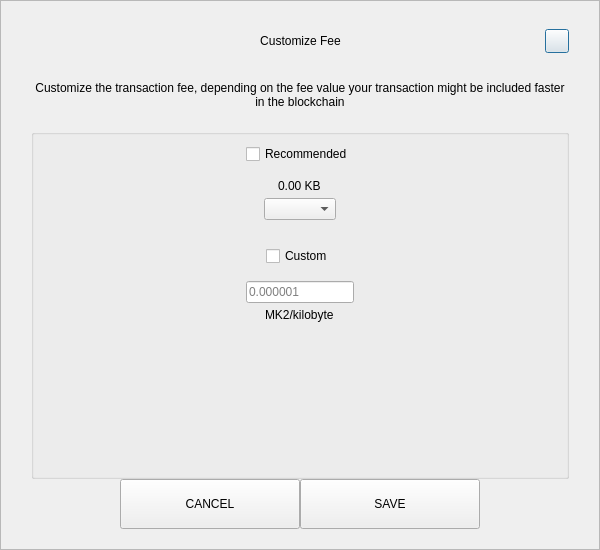
<?xml version="1.0" encoding="UTF-8"?>
<ui version="4.0">
 <class>SendCustomFeeDialog</class>
 <widget class="QDialog" name="SendCustomFeeDialog">
  <property name="geometry">
   <rect>
    <x>0</x>
    <y>0</y>
    <width>600</width>
    <height>550</height>
   </rect>
  </property>
  <property name="windowTitle">
   <string>Form</string>
  </property>
  <layout class="QVBoxLayout" name="verticalLayout_3">
   <property name="spacing">
    <number>0</number>
   </property>
   <property name="leftMargin">
    <number>0</number>
   </property>
   <property name="topMargin">
    <number>0</number>
   </property>
   <property name="rightMargin">
    <number>0</number>
   </property>
   <property name="bottomMargin">
    <number>0</number>
   </property>
   <item>
    <widget class="QFrame" name="frame">
     <property name="styleSheet">
      <string notr="true"/>
     </property>
     <property name="frameShape">
      <enum>QFrame::StyledPanel</enum>
     </property>
     <property name="frameShadow">
      <enum>QFrame::Raised</enum>
     </property>
     <layout class="QVBoxLayout" name="verticalLayout_2">
      <property name="spacing">
       <number>0</number>
      </property>
      <property name="leftMargin">
       <number>30</number>
      </property>
      <property name="topMargin">
       <number>20</number>
      </property>
      <property name="rightMargin">
       <number>30</number>
      </property>
      <property name="bottomMargin">
       <number>20</number>
      </property>
      <item>
       <layout class="QHBoxLayout" name="horizontalLayout_3">
        <property name="spacing">
         <number>0</number>
        </property>
        <item>
         <spacer name="horizontalSpacer_21">
          <property name="orientation">
           <enum>Qt::Horizontal</enum>
          </property>
          <property name="sizeHint" stdset="0">
           <size>
            <width>40</width>
            <height>20</height>
           </size>
          </property>
         </spacer>
        </item>
        <item>
         <widget class="QLabel" name="labelTitle">
          <property name="minimumSize">
           <size>
            <width>0</width>
            <height>40</height>
           </size>
          </property>
          <property name="maximumSize">
           <size>
            <width>16777215</width>
            <height>40</height>
           </size>
          </property>
          <property name="styleSheet">
           <string notr="true">padding-left:24px;</string>
          </property>
          <property name="text">
           <string>Customize Fee</string>
          </property>
          <property name="alignment">
           <set>Qt::AlignCenter</set>
          </property>
          <property name="margin">
           <number>7</number>
          </property>
         </widget>
        </item>
        <item>
         <spacer name="horizontalSpacer">
          <property name="orientation">
           <enum>Qt::Horizontal</enum>
          </property>
          <property name="sizeHint" stdset="0">
           <size>
            <width>40</width>
            <height>20</height>
           </size>
          </property>
         </spacer>
        </item>
        <item>
         <widget class="QPushButton" name="btnEsc">
          <property name="minimumSize">
           <size>
            <width>24</width>
            <height>24</height>
           </size>
          </property>
          <property name="maximumSize">
           <size>
            <width>24</width>
            <height>24</height>
           </size>
          </property>
          <property name="text">
           <string/>
          </property>
         </widget>
        </item>
       </layout>
      </item>
      <item>
       <spacer name="verticalSpacer_2">
        <property name="orientation">
         <enum>Qt::Vertical</enum>
        </property>
        <property name="sizeType">
         <enum>QSizePolicy::Fixed</enum>
        </property>
        <property name="sizeHint" stdset="0">
         <size>
          <width>20</width>
          <height>20</height>
         </size>
        </property>
       </spacer>
      </item>
      <item>
       <widget class="QLabel" name="labelMessage">
        <property name="text">
         <string>Customize the transaction fee, depending on the fee value your transaction might be included faster in the blockchain</string>
        </property>
        <property name="alignment">
         <set>Qt::AlignCenter</set>
        </property>
        <property name="wordWrap">
         <bool>true</bool>
        </property>
       </widget>
      </item>
      <item>
       <spacer name="verticalSpacer_3">
        <property name="orientation">
         <enum>Qt::Vertical</enum>
        </property>
        <property name="sizeType">
         <enum>QSizePolicy::Fixed</enum>
        </property>
        <property name="sizeHint" stdset="0">
         <size>
          <width>20</width>
          <height>20</height>
         </size>
        </property>
       </spacer>
      </item>
      <item>
       <widget class="QGroupBox" name="groupBox">
        <property name="title">
         <string/>
        </property>
        <layout class="QVBoxLayout" name="verticalLayout">
         <property name="leftMargin">
          <number>12</number>
         </property>
         <property name="rightMargin">
          <number>12</number>
         </property>
         <item>
          <layout class="QVBoxLayout" name="verticalLayout_4">
           <property name="spacing">
            <number>5</number>
           </property>
           <item alignment="Qt::AlignHCenter">
            <widget class="QCheckBox" name="checkBoxRecommended">
             <property name="text">
              <string>Recommended</string>
             </property>
            </widget>
           </item>
           <item>
            <spacer name="verticalSpacer_5">
             <property name="orientation">
              <enum>Qt::Vertical</enum>
             </property>
             <property name="sizeType">
              <enum>QSizePolicy::Fixed</enum>
             </property>
             <property name="sizeHint" stdset="0">
              <size>
               <width>20</width>
               <height>10</height>
              </size>
             </property>
            </spacer>
           </item>
           <item alignment="Qt::AlignHCenter">
            <widget class="QLabel" name="labelFee">
             <property name="text">
              <string>0.00 KB</string>
             </property>
            </widget>
           </item>
           <item alignment="Qt::AlignHCenter">
            <widget class="QComboBox" name="comboBoxRecommended"/>
           </item>
          </layout>
         </item>
         <item>
          <spacer name="verticalSpacer">
           <property name="orientation">
            <enum>Qt::Vertical</enum>
           </property>
           <property name="sizeType">
            <enum>QSizePolicy::Fixed</enum>
           </property>
           <property name="sizeHint" stdset="0">
            <size>
             <width>20</width>
             <height>20</height>
            </size>
           </property>
          </spacer>
         </item>
         <item>
          <layout class="QVBoxLayout" name="verticalLayout_5">
           <property name="spacing">
            <number>5</number>
           </property>
           <item alignment="Qt::AlignHCenter">
            <widget class="QCheckBox" name="checkBoxCustom">
             <property name="text">
              <string>Custom</string>
             </property>
            </widget>
           </item>
           <item>
            <spacer name="verticalSpacer_6">
             <property name="orientation">
              <enum>Qt::Vertical</enum>
             </property>
             <property name="sizeType">
              <enum>QSizePolicy::Fixed</enum>
             </property>
             <property name="sizeHint" stdset="0">
              <size>
               <width>20</width>
               <height>10</height>
              </size>
             </property>
            </spacer>
           </item>
           <item alignment="Qt::AlignHCenter">
            <widget class="QLineEdit" name="lineEditCustomFee">
             <property name="placeholderText">
              <string notr="true">0.000001</string>
             </property>
            </widget>
           </item>
           <item alignment="Qt::AlignHCenter">
            <widget class="QLabel" name="labelCustomFee">
             <property name="text">
              <string>MK2/kilobyte</string>
             </property>
            </widget>
           </item>
          </layout>
         </item>
         <item>
          <spacer name="verticalSpacer_4">
           <property name="orientation">
            <enum>Qt::Vertical</enum>
           </property>
           <property name="sizeHint" stdset="0">
            <size>
             <width>20</width>
             <height>40</height>
            </size>
           </property>
          </spacer>
         </item>
        </layout>
       </widget>
      </item>
      <item>
       <layout class="QHBoxLayout" name="horizontalLayout" stretch="1,2,2,1">
        <item>
         <spacer name="horizontalSpacer1">
          <property name="orientation">
           <enum>Qt::Horizontal</enum>
          </property>
          <property name="sizeHint" stdset="0">
           <size>
            <width>40</width>
            <height>20</height>
           </size>
          </property>
         </spacer>
        </item>
        <item>
         <widget class="QPushButton" name="btnCancel">
          <property name="minimumSize">
           <size>
            <width>180</width>
            <height>50</height>
           </size>
          </property>
          <property name="focusPolicy">
           <enum>Qt::NoFocus</enum>
          </property>
          <property name="text">
           <string>CANCEL</string>
          </property>
         </widget>
        </item>
        <item>
         <widget class="QPushButton" name="btnSave">
          <property name="minimumSize">
           <size>
            <width>180</width>
            <height>50</height>
           </size>
          </property>
          <property name="focusPolicy">
           <enum>Qt::NoFocus</enum>
          </property>
          <property name="text">
           <string>SAVE</string>
          </property>
         </widget>
        </item>
        <item>
         <spacer name="horizontalSpacer_2">
          <property name="orientation">
           <enum>Qt::Horizontal</enum>
          </property>
          <property name="sizeHint" stdset="0">
           <size>
            <width>40</width>
            <height>20</height>
           </size>
          </property>
         </spacer>
        </item>
       </layout>
      </item>
     </layout>
    </widget>
   </item>
  </layout>
 </widget>
 <resources/>
 <connections/>
</ui>
